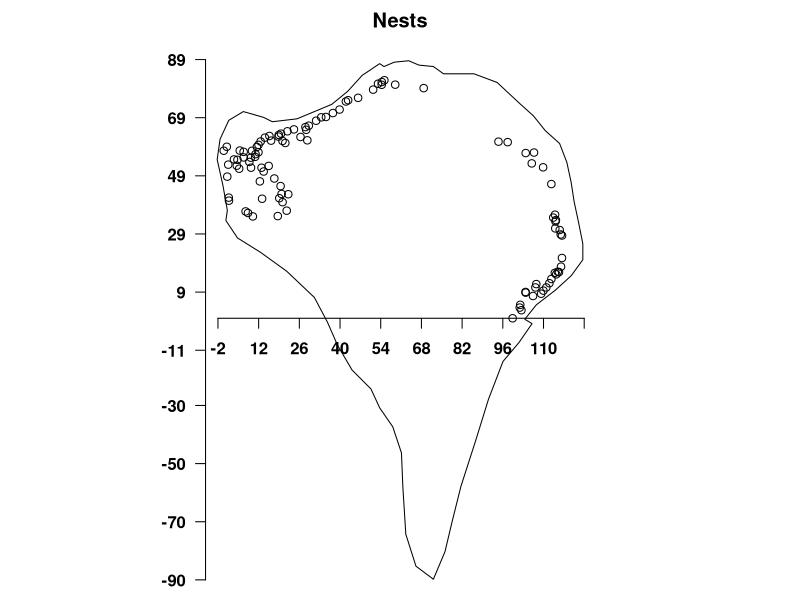
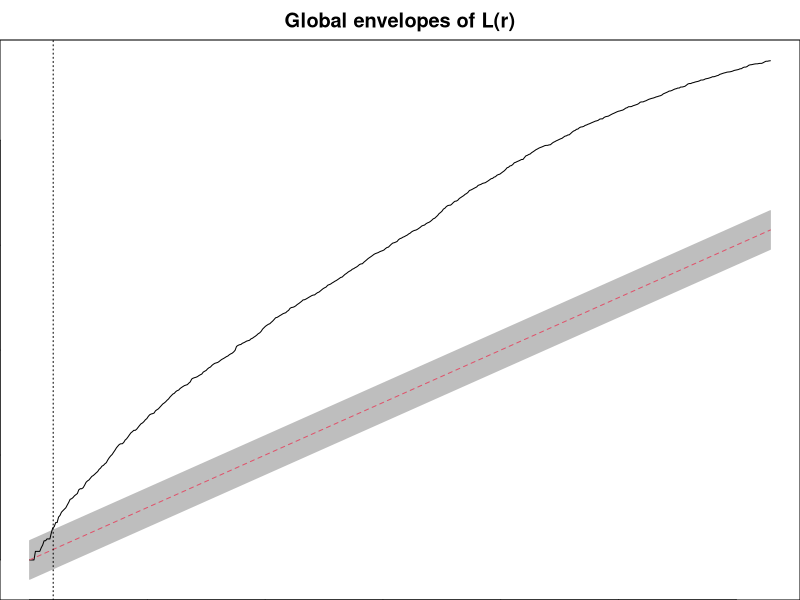
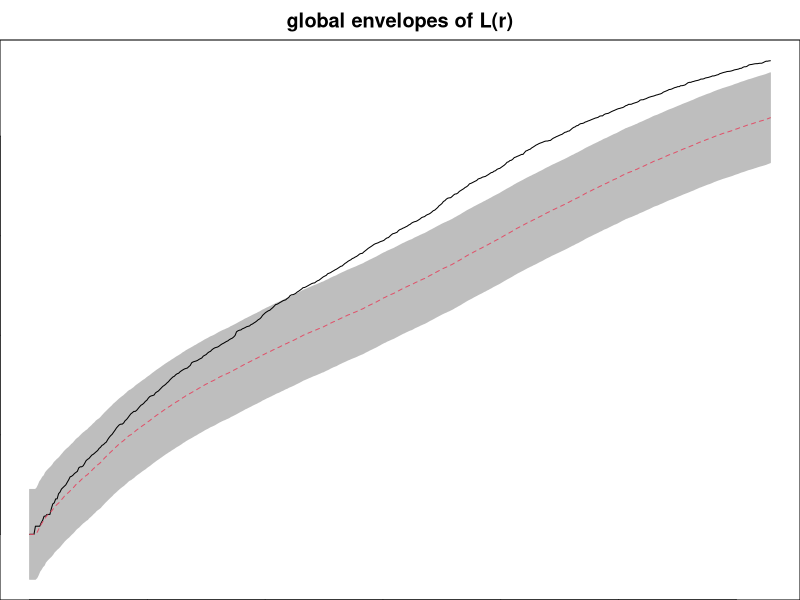
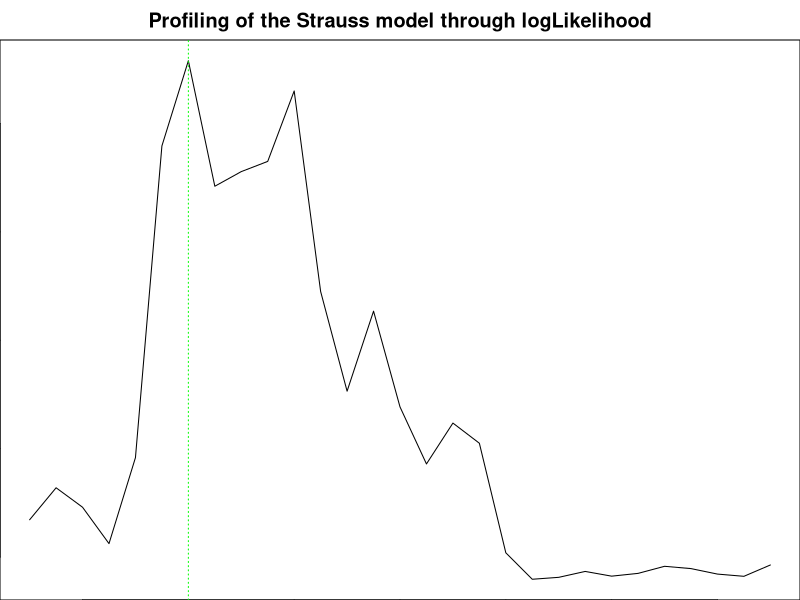
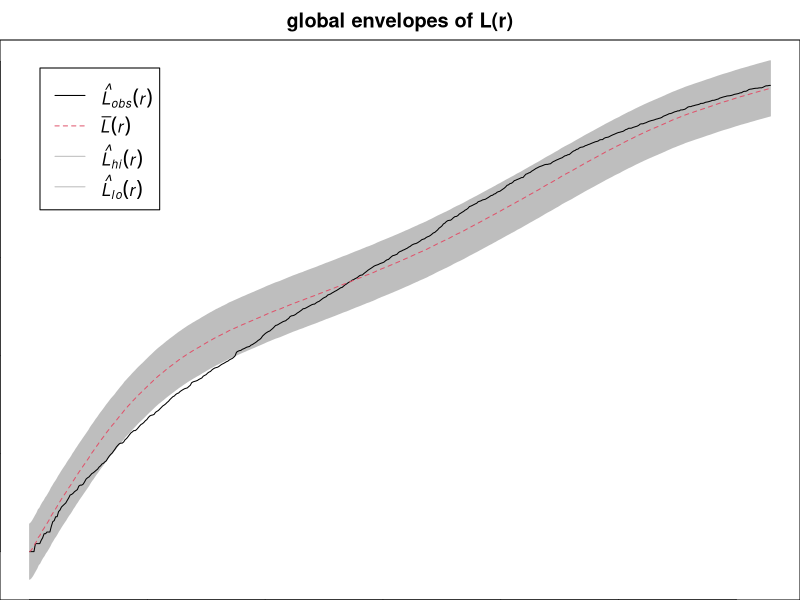

These charts were generated, in order, by the following R code:
## ---- chunk 1
# knitr::opts_chunk$set( echo=F )
knitr::opts_chunk$set( cache=T )
knitr::opts_chunk$set(out.width = '70%')
knitr::opts_chunk$set(fig.align = "center")
knitr::opts_chunk$set(tidy =TRUE)
knitr::opts_chunk$set(message = FALSE)
## ---- chunk 2
library(spatstat)
## ---- chunk 3
rm(list=ls())
nucli84 <- read.delim("T3/nucli84.txt")

min.X = min(nucli84$X)
min.Y = min(nucli84$Y)
max.X = max(nucli84$X)
max.Y = max(nucli84$Y)

nucli84$X = nucli84$X - min.X
nucli84$Y = nucli84$Y - min.Y

n84=ppp(x = nucli84$X, y = nucli84$Y, range(nucli84$X), range(nucli84$Y))

poligon=read.delim("T3/poly84.txt")

poligon$X = poligon$X - min.X
poligon$Y = poligon$Y - min.Y
pol.illa<-list(x=poligon$X,y=poligon$Y)

min.pX = min(poligon$X)
min.pY = min(poligon$Y)
max.pX = max(poligon$X)
max.pY = max(poligon$Y)

n84p=ppp(nucli84$X,nucli84$Y,poly=pol.illa, range(poligon$X), range(poligon$Y))
## ---- chunk 4
par(mfrow=c(1,1), font = 2, font.axis = 2, font.lab = 4, las = 1, mar = c(0, 0, 2, 0))
plot(n84p,main="Nests")
axis(1,at=c(round(seq(min.pX, max.pX,length=10),digits=0)),
     pos=c(0,0))
axis(2,at=c(round(seq(min.pY, max.pY,length=10),digits=0)),pos=c(min.pX-4,min.pY-50))

## ---- chunk 5
E <- envelope(n84p, Lest, nsim = 19, rank = 1, global = TRUE,correction="best")
## ---- chunk 6
plot(E, main = "Global envelopes of L(r)", legend=F)
abline(v=1, lty=3)
## ---- chunk 7
grid <- read.delim("T2/grid.txt")
grid.veg = read.delim("T2/grid_veg.txt")
veg = as.matrix(read.delim("T2/veg.txt",header=FALSE))
height = as.matrix(read.delim("T2/height.txt", header=FALSE))

Height = im(mat = height, xcol = grid$x, yrow = grid$y)
Vegetation = im(mat = veg, xcol = grid.veg$x, yrow = grid.veg$y)

fitH<-ppm(n84p, ~ Height + Vegetation, Hardcore)
## ---- chunk 8
summary(fitH)
## ---- chunk 9
E <- envelope(fitH, Lest, nsim = 19, rank = 1, global = TRUE, correction="best")
## ---- chunk 10
plot(E, main = "global envelopes of L(r)", legend=F)
## ---- chunk 11
df=data.frame(r=seq(1,15,by=0.5))
pfit=profilepl(df,Strauss,n84p,~Height + Vegetation)
## ---- chunk 12
plot(pfit, main="Profiling of the Strauss model through logLikelihood")
## ---- chunk 13
r.opt = pfit$fit$fitin$interaction$par$r
## ---- chunk 14
fitSt<-ppm(n84p, ~Height + Vegetation, Strauss(r=r.opt))
fitSt
## ---- chunk 15
E <- envelope(fitSt, Lest, nsim = 19, rank = 1, global = TRUE,correction="best")
plot(E, main = "global envelopes of L(r)")
## ---- chunk 16
summary(fitSt, fine = F)
## ---- chunk 17
fitSt$coef
